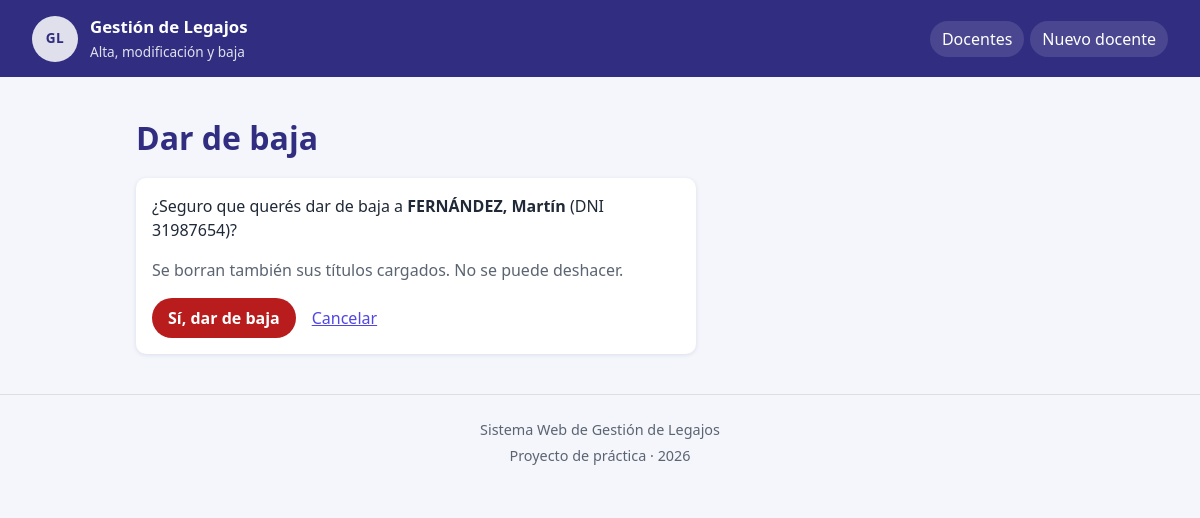
The app's page /baja.php?id=2 with its own data.
### tables this page shows
CREATE TABLE docentes (
  id        INT UNSIGNED NOT NULL AUTO_INCREMENT,
  dni       VARCHAR(10)  NOT NULL,                         
  apellido  VARCHAR(60)  NOT NULL,
  nombre    VARCHAR(60)  NOT NULL,
  email     VARCHAR(120) NULL,                             
  telefono  VARCHAR(20)  NULL,
  PRIMARY KEY (id),
  UNIQUE KEY uq_docentes_dni (dni)                         
);

### funciones.php (called while the page is built, shortened)
<?php
function e(?string $texto): string
{
    return htmlspecialchars($texto ?? '', ENT_QUOTES, 'UTF-8');
}
function leer_id(array $origen): ?int
{
    $id = filter_var($origen['id'] ?? '', FILTER_VALIDATE_INT, ['options' => ['min_range' => 1]]);
    return $id === false ? null : $id;
}

### baja.php (the view, shortened to what this page needs)
<?php
require __DIR__ . '/funciones.php';
$id = leer_id($_GET);
$pdo = conectar();
$stmt = $pdo->prepare('SELECT dni, apellido, nombre FROM docentes WHERE id = :id');
$stmt->execute(['id' => $id]);
$docente = $stmt->fetch();
$error = null;
require __DIR__ . '/includes/header.php';
?>
<h1>Dar de baja</h1>
<?php if ($error !== null): ?>
    <p class="aviso aviso--error" role="alert"><?= e($error) ?></p>
    <p><a href="index.php">Volver al listado</a></p>
<?php else: ?>
    <form class="tarjeta confirmar" action="baja.php?id=<?= $id ?>" method="post">
        <p>¿Seguro que querés dar de baja a
           <strong><?= e(mb_strtoupper($docente['apellido'])) ?>, <?= e($docente['nombre']) ?></strong>
           (DNI <?= e($docente['dni']) ?>)?</p>
        <p class="bajada">Se borran también sus títulos cargados. No se puede deshacer.</p>
        <div class="botones">
            <button class="boton boton--peligro" type="submit">Sí, dar de baja</button>
            <a href="index.php">Cancelar</a>
        </div>
    </form>
<?php endif; ?>
<?php require __DIR__ . '/includes/footer.php'; ?>

### css/styles.css (style rules this page uses)
:root { --indigo: #312E81; --indigo-claro: #EEF2FF; --acento: #4F46E5; --ok: #15803D; --ok-claro: #DCFCE7; --error: #B91C1C; --error-claro: #FEE2E2; --texto: #1F2937; --gris: #5B6472; --linea: #D9DEE7; --fondo: #F4F6FB; --blanco: #FFFFFF; --radio: 10px; }
*, *::before, *::after { box-sizing: border-box; }
body { margin: 0; font-family: system-ui, "Segoe UI", Roboto, sans-serif; line-height: 1.5; color: var(--texto); background: var(--fondo); }
a { color: var(--acento); }
h1, h2 { color: var(--indigo); line-height: 1.2; }
.bajada { color: var(--gris); }
.tarjeta { background: var(--blanco); border-radius: var(--radio); padding: 16px; box-shadow: 0 1px 4px rgba(49, 46, 129, .12); }
.boton { display: inline-block; border: 0; cursor: pointer; background: var(--acento); color: var(--blanco); text-decoration: none; font: inherit; font-weight: 700; padding: 8px 16px; border-radius: 999px; }
.boton--peligro { background: var(--error); }
.botones { display: flex; flex-wrap: wrap; align-items: center; gap: 16px; }
.confirmar { max-width: 560px; }
.confirmar p { margin-top: 0; }

### records on screen
docentes: apellido "FERNÁNDEZ", nombre "Martín", dni "31987654"
